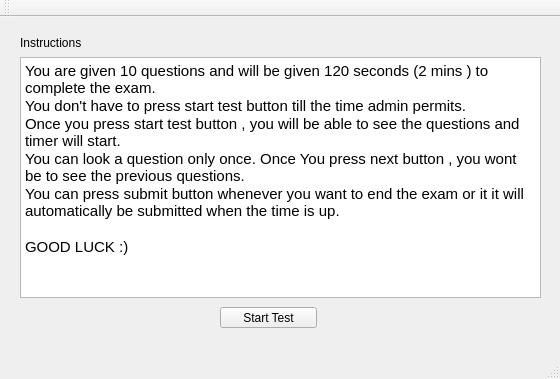
<?xml version="1.0" encoding="UTF-8"?>
<ui version="4.0">
 <class>MainWindow</class>
 <widget class="QMainWindow" name="MainWindow">
  <property name="geometry">
   <rect>
    <x>0</x>
    <y>0</y>
    <width>560</width>
    <height>379</height>
   </rect>
  </property>
  <property name="windowTitle">
   <string>Welcome to the Test</string>
  </property>
  <widget class="QWidget" name="centralWidget">
   <widget class="QPushButton" name="pushButton">
    <property name="geometry">
     <rect>
      <x>220</x>
      <y>290</y>
      <width>97</width>
      <height>21</height>
     </rect>
    </property>
    <property name="text">
     <string>Start Test</string>
    </property>
   </widget>
   <widget class="QLabel" name="label">
    <property name="geometry">
     <rect>
      <x>20</x>
      <y>10</y>
      <width>81</width>
      <height>31</height>
     </rect>
    </property>
    <property name="text">
     <string>Instructions</string>
    </property>
   </widget>
   <widget class="QTextBrowser" name="textBrowser">
    <property name="geometry">
     <rect>
      <x>20</x>
      <y>40</y>
      <width>521</width>
      <height>241</height>
     </rect>
    </property>
    <property name="html">
     <string>&lt;!DOCTYPE HTML PUBLIC &quot;-//W3C//DTD HTML 4.0//EN&quot; &quot;http://www.w3.org/TR/REC-html40/strict.dtd&quot;&gt;
&lt;html&gt;&lt;head&gt;&lt;meta name=&quot;qrichtext&quot; content=&quot;1&quot; /&gt;&lt;style type=&quot;text/css&quot;&gt;
p, li { white-space: pre-wrap; }
&lt;/style&gt;&lt;/head&gt;&lt;body style=&quot; font-family:'Cantarell'; font-size:11pt; font-weight:400; font-style:normal;&quot;&gt;
&lt;p style=&quot; margin-top:0px; margin-bottom:0px; margin-left:0px; margin-right:0px; -qt-block-indent:0; text-indent:0px;&quot;&gt;You are given 10 questions and will be given 120 seconds (2 mins ) to complete the exam.&lt;/p&gt;
&lt;p style=&quot; margin-top:0px; margin-bottom:0px; margin-left:0px; margin-right:0px; -qt-block-indent:0; text-indent:0px;&quot;&gt;You don't have to press start test button till the time admin permits.&lt;/p&gt;
&lt;p style=&quot; margin-top:0px; margin-bottom:0px; margin-left:0px; margin-right:0px; -qt-block-indent:0; text-indent:0px;&quot;&gt;Once you press start test button , you will be able to see the questions and timer will start.&lt;/p&gt;
&lt;p style=&quot; margin-top:0px; margin-bottom:0px; margin-left:0px; margin-right:0px; -qt-block-indent:0; text-indent:0px;&quot;&gt;You can look a question only once. Once You press next button , you wont be to see the previous questions.&lt;/p&gt;
&lt;p style=&quot; margin-top:0px; margin-bottom:0px; margin-left:0px; margin-right:0px; -qt-block-indent:0; text-indent:0px;&quot;&gt;You can press submit button whenever you want to end the exam or it it will automatically be submitted when the time is up.&lt;/p&gt;
&lt;p style=&quot;-qt-paragraph-type:empty; margin-top:0px; margin-bottom:0px; margin-left:0px; margin-right:0px; -qt-block-indent:0; text-indent:0px;&quot;&gt;&lt;br /&gt;&lt;/p&gt;
&lt;p style=&quot; margin-top:0px; margin-bottom:0px; margin-left:0px; margin-right:0px; -qt-block-indent:0; text-indent:0px;&quot;&gt;GOOD LUCK :) &lt;/p&gt;&lt;/body&gt;&lt;/html&gt;</string>
    </property>
   </widget>
  </widget>
  <widget class="QMenuBar" name="menuBar">
   <property name="geometry">
    <rect>
     <x>0</x>
     <y>0</y>
     <width>560</width>
     <height>27</height>
    </rect>
   </property>
  </widget>
  <widget class="QToolBar" name="mainToolBar">
   <attribute name="toolBarArea">
    <enum>TopToolBarArea</enum>
   </attribute>
   <attribute name="toolBarBreak">
    <bool>false</bool>
   </attribute>
  </widget>
  <widget class="QStatusBar" name="statusBar"/>
 </widget>
 <layoutdefault spacing="6" margin="11"/>
 <resources/>
 <connections/>
</ui>
